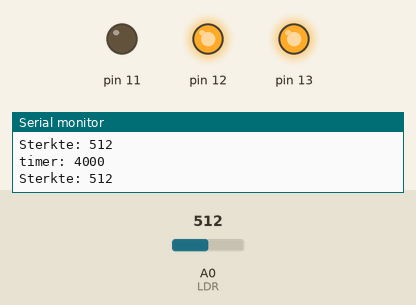
Bench run of a sketch on a simulated Arduino Uno, built with avr-gcc and run on an emulated ATmega328P. On the bench: output pins drawn as LEDs (lit = HIGH), the last lines printed to the serial monitor. The test bench sets the inputs (shaded band); at power-on: A0 (LDR) = 512.

Above: at 4.3 s.
4.4 s: A0 (LDR) set to 584
7.4 s: A0 (LDR) set to 606
At 10.2 s:
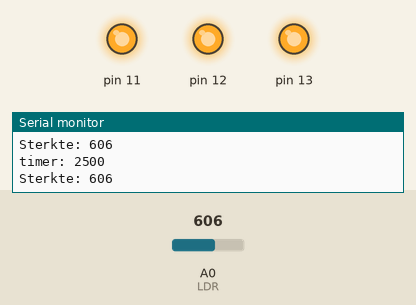
10.4 s: A0 (LDR) set to 590
At 17.0 s:
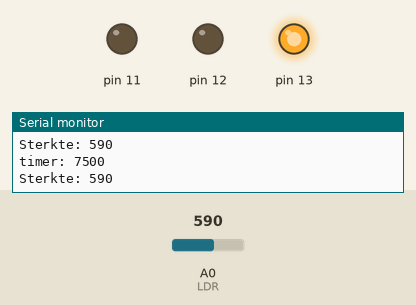
At 19.4 s:
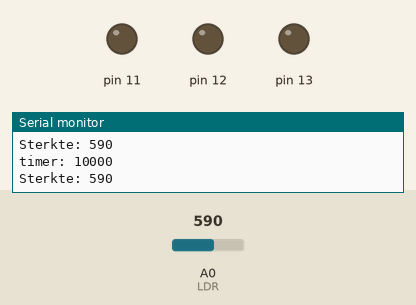
Timing chart, 0 to 43.5 s (numbered marks = the images above; inputs shaded):
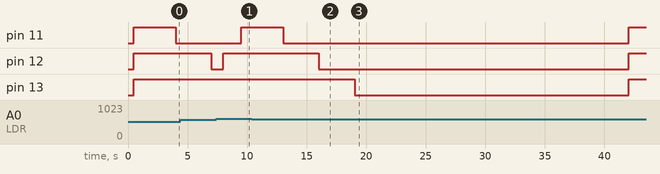

Measured:
- the behaviour switches between 599 and 600 on A0 (LDR) (found by bisection; images 0 and 1)
- after the input at 7.4 s, pin 11: LOW → HIGH after 2.1 s; pin 12: LOW → HIGH after 0.61 s; pin 13: stays HIGH (without the input it goes to LOW after 2.6 s)
- after the input at 10.4 s, pin 11: HIGH → LOW after 2.6 s, → HIGH 29.0 s later; pin 12: HIGH → LOW after 5.6 s, → HIGH 26.0 s later; pin 13: HIGH → LOW after 8.6 s, → HIGH 23.0 s later

The sketch:

muis_feedback_ledstrip.ino
```cpp
// pin assignments
int LDR = 0;

int timer = 0;

// initialize the serial port
// and declare inputs and outputs
void setup() {
  pinMode(LDR, INPUT);
  Serial.begin(9600);

  // initialize digital pin 13 as an output.
  pinMode(13, OUTPUT);

  // initialize digital pin 12 as an output.
  pinMode(12, OUTPUT);

  // initialize digital pin 11 as an output.
  pinMode(11, OUTPUT);

}

// read from the analog input connected to the LDR
// and print the value to the serial port.
// the delay is only to avoid sending so much data
// as to make it unreadable.
void loop() {
  int v = analogRead(LDR);
  Serial.print("Sterkte: ");
  Serial.println(v);
  delay(500);
  if (v >= 600) {
    // hand niet op de muis
    if (timer > 10000) {
      timer = 10000;
    }
    else if (timer < 1000) {
    }
    else {
      timer -= 1000;
    }
  } else {
    // hand wel op de muis
    timer += 500;
  }
  Serial.print("timer: ");
  Serial.println(timer);

  if (timer < 10000) {
    digitalWrite(13, HIGH);   // turn the LED on (HIGH is the voltage level)
  }
  else {
    digitalWrite(13, LOW);    // turn the LED off by making the voltage LOW
  }

  if (timer < 7000) {
    digitalWrite(12, HIGH);   // turn the LED on (HIGH is the voltage level)
  }
  else {
    digitalWrite(12, LOW);    // turn the LED off by making the voltage LOW
  }

  if (timer < 4000) {
    digitalWrite(11, HIGH);   // turn the LED on (HIGH is the voltage level)
  }
  else {
    digitalWrite(11, LOW);    // turn the LED off by making the voltage LOW
  }
}
```
